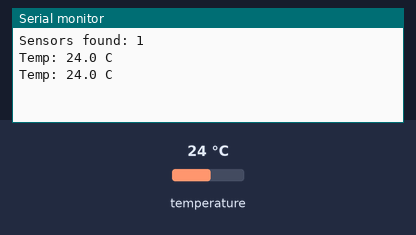
Bench run of a sketch on a simulated ESP32. On the bench: the last lines printed to the serial monitor. The test bench sets the inputs (shaded band); at power-on: temperature 24 °C.

Above: at 3.3 s.
3.4 s: temperature set to 12 °C
At 4.7 s:
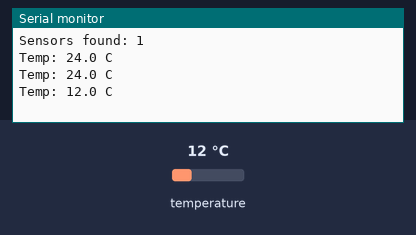
5.9 s: temperature set to 19 °C
At 7.2 s:
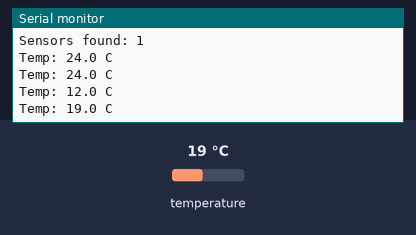
Timing chart, 0 to 8.9 s (numbered marks = the images above; inputs shaded):
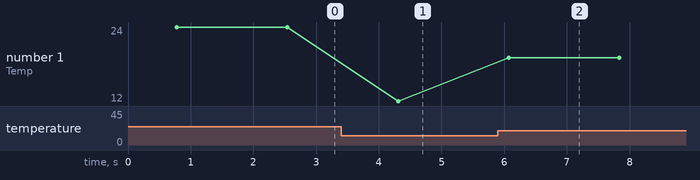

The sketch:

S01_Temp_DS18B20.ino
```cpp
/*
  BuiltByTyler Sensor Kit - S01 TEMP 1-WIRE (DS18B20)
  Board: ESP32-WROOM-32 DevKit V1 (30-pin), Arduino-ESP32 core 3.x, "ESP32 Dev Module"

  Reads the DS18B20 digital thermometer once a second and prints degrees C.
  The 4.7k pull-up is on the board, no extra resistor needed.

  Wiring (module pin -> ESP32 pin):
    GND  -> GND
    VCC  -> 3V3
    DQ   -> GPIO 4

  Library: "OneWire" (Paul Stoffregen, 2.3.8 or newer) + "DallasTemperature" (Miles Burton) (Sketch > Include Library > Manage Libraries)
  Serial Monitor: 115200 baud
*/

#define DQ_PIN   4

#include <OneWire.h>
#include <DallasTemperature.h>

OneWire oneWire(DQ_PIN);
DallasTemperature sensors(&oneWire);

void setup() {
  Serial.begin(115200);
  sensors.begin();                           // finds every DS18B20 on the wire
  Serial.print("Sensors found: ");
  Serial.println(sensors.getDeviceCount());
}

void loop() {
  sensors.requestTemperatures();             // start a reading (~750 ms at 12-bit)
  float c = sensors.getTempCByIndex(0);      // first sensor on the wire
  if (c == DEVICE_DISCONNECTED_C) {
    Serial.println("No sensor found - check the wiring");
  } else {
    Serial.printf("Temp: %.1f C\n", c);
  }
  delay(1000);
}
```

Measured:
- after the input at 3.4 s, the serial monitor: prints a new line after 0.91 s (image 1)
- after the input at 5.9 s, the serial monitor: prints a new line after 0.17 s (image 2)
- plotted number 1: 24 → 12 after the input at 3.4 s, 12 → 19 after the input at 5.9 s
